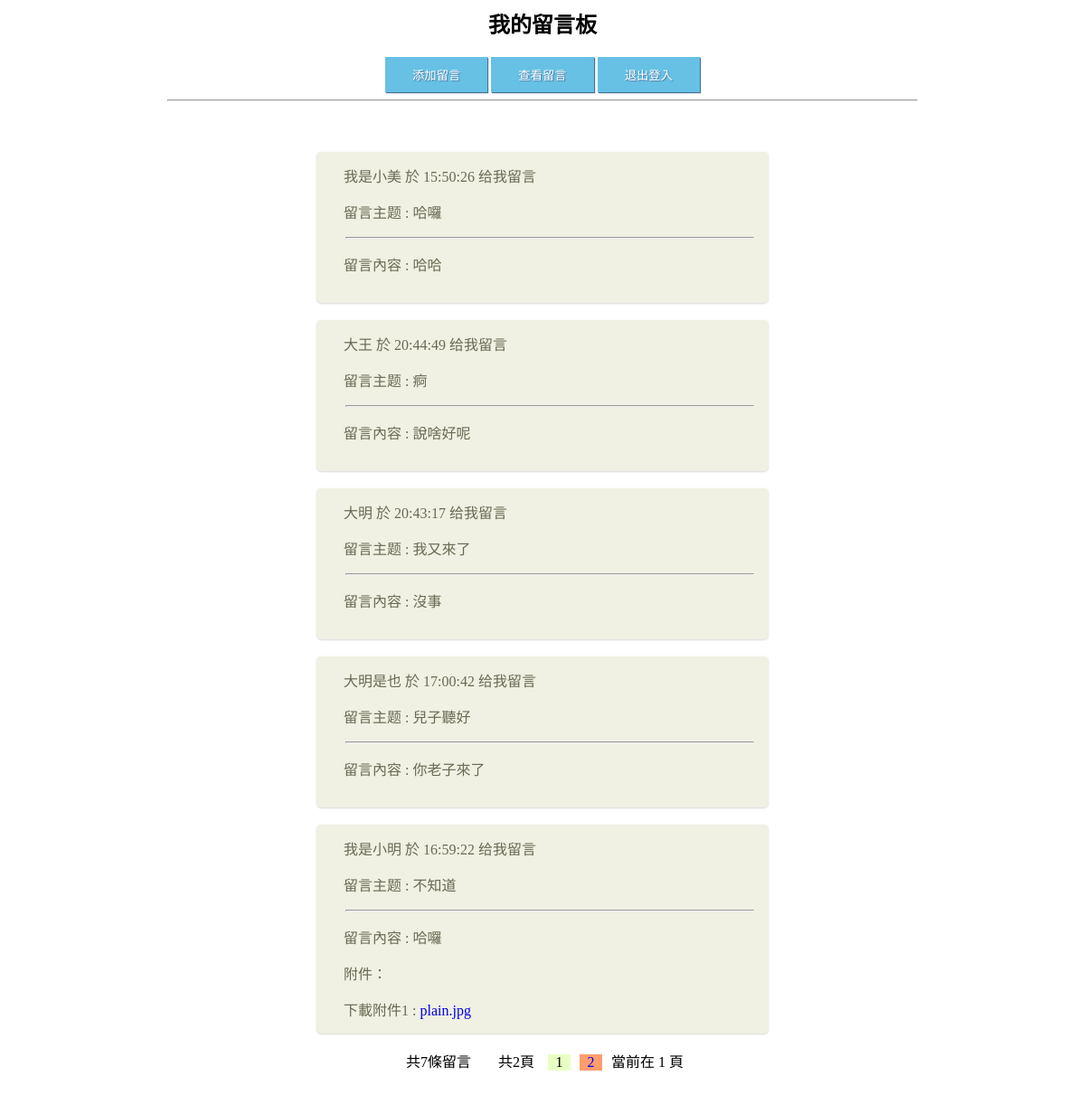
The page /show.php on the database its author committed.
### tables this page shows
CREATE TABLE `tbl_ms1` (
  `id` int(11) NOT NULL,
  `user` varchar(25) NOT NULL,
  `title` varchar(225) DEFAULT NULL,
  `author` varchar(25) DEFAULT NULL,
  `ip` varchar(25) DEFAULT NULL,
  `liuyan` varchar(225) DEFAULT NULL,
  `file_name` varchar(255) NOT NULL,
  `time` time DEFAULT NULL
);

### show.php (the view, shortened to what this page needs)
<html>
<head>
    <link rel="stylesheet" type="text/css" href="./css/index1.css">
</head>
<body background="./images/plain.jpg" style="background-size:cover;">
    <center>
        <h2>我的留言板</h2>
        <input type="button" value="添加留言" onclick="location.href='add.php'" class="button" />
        <input type="button" value="查看留言" onclick="location.href='show.php'" class="button" />
        <input type="button" value="退出登入" onclick="location.href='logout.php'" class="button" />
        <hr width="70%">
    </center>
    <?php
    include "connet.php";
    mysqli_query($conn, "set names 'utf8'");
    $pagesize = 5;
    $p = isset($_GET['p']) ? $_GET['p'] : 1;
    $offset = ($p - 1) * $pagesize;
    $id = $_SESSION["user_name"];
    $query_sql = "SELECT * FROM tbl_ms1
                  ORDER BY
                      CASE
                          WHEN user = '$id' THEN 0
                          ELSE 1
                      END,
                      id DESC
                  LIMIT $offset, $pagesize";    $result = mysqli_query($conn, $query_sql);
    echo "<div style='margin-top:55px'>";
    while ($res = mysqli_fetch_array($result)) {
        echo "<div class='k'>";
        echo "<div class='ds-post-main'>";
        echo "<div class='ds-comment-body'>
            <span>{$res['author']}  於  {$res['time']}  给我留言</span>";
        echo "<p>留言主题 : {$res['title']}</p>
            <hr width=450px>
            <p>留言內容 : {$res['liuyan']}</p>";
        if (!empty($res['file_name'])) {
            echo "<p>附件：</p>";
            $files = explode(',', $res['file_name']);
            $counter = 1;
            foreach ($files as $file) {
                echo "下載附件{$counter} : <a href='uploads/{$file}' download>{$file}</a><br>";
                $counter++;
            }
        }
        echo "</div><br>";
        echo "</div>";
        echo "</div>";
    }
    echo "</div>";
    $count_result = mysqli_query($conn, "SELECT count(*) AS count FROM tbl_ms1");
    $count_array = mysqli_fetch_array($count_result);
    $pagenum = ceil($count_array['count'] / $pagesize);
    echo "<center>";
    echo "<div style='display: inline-block;margin-right: 15px;margin-left:15px;'>共{$count_array['count']}條留言</div>";
    echo "<div style='display: inline-block;margin-right: 15px;margin-left:15px;'>共{$pagenum}頁</div>";
    if ($pagenum > 1) {
        for ($i = 1; $i <= $pagenum; $i++) {
            if ($i == $p) {
                echo "<div style='background:#e8ffc4;width:25px;display: inline-block;margin-right: 10px;'>$i</div>";
            } else {
                echo "<a href='show.php?p=$i'><div style='width:25px;display: inline-block;margin-right: 10px;background:#FF9D6F'>$i</div></a>";
            }
        }
        echo "<div style='display: inline-block;margin-right: 10px;'>當前在 $p 頁</center></div>";
    }
    echo "<br><br><br></div>";
    ?>
</body>
</html>

### css/index1.css (style rules this page uses)
.button,.reset,.submit,.button1 { padding: 10px 30px 10px 30px; background: #66C1E4; border: none; color: #FFF; box-shadow: 1px 1px 1px #4C6E91; -webkit-box-shadow: 1px 1px 1px #4C6E91; -moz-box-shadow: 1px 1px 1px #4C6E91; text-shadow: 1px 1px 1px #5079A3; }
.ds-post-main { position: relative; width: 500px; margin-left: auto; margin-right: auto; }
.ds-comment-body { z-index: 1; position: relative; left: 0; background: #F0F0E3; padding: 15px 15px 15px 30px; color: #696A52; border-radius: 5px; box-shadow: 0 1px 2px rgba(0,0,0,.15), 0 1px 0 rgba(255,255,255,.75) inset; }
.ds-comment-body { color: #696A52; }
a { text-decoration: none; }

### rows shown on the page
tbl_ms1: author "我是小美", time "15:50:26", title "哈囉", liuyan "哈哈"
tbl_ms1: author "大王", time "20:44:49", title "痾", liuyan "說啥好呢"
tbl_ms1: author "大明", time "20:43:17", title "我又來了", liuyan "沒事"
tbl_ms1: author "大明是也", time "17:00:42", title "兒子聽好", liuyan "你老子來了"
tbl_ms1: author "我是小明", time "16:59:22", title "不知道", liuyan "哈囉", file_name "plain.jpg"

### other values the page prints
$count_array['count'] "7"
$pagenum "2"
$p "1"
